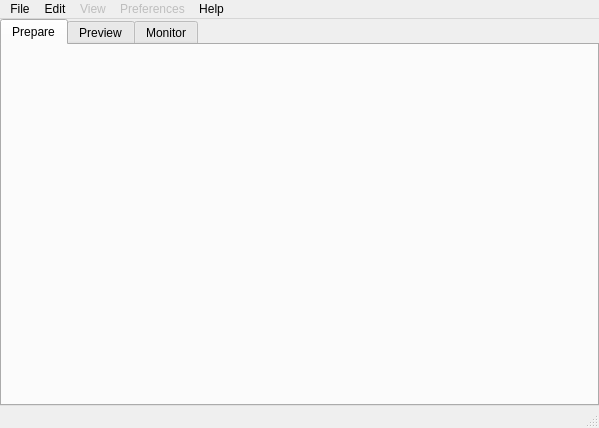
<?xml version="1.0" encoding="UTF-8"?>
<ui version="4.0">
 <class>MainWindow</class>
 <widget class="QMainWindow" name="MainWindow">
  <property name="geometry">
   <rect>
    <x>0</x>
    <y>0</y>
    <width>599</width>
    <height>428</height>
   </rect>
  </property>
  <property name="windowTitle">
   <string>MainWindow</string>
  </property>
  <widget class="QWidget" name="centralwidget">
   <layout class="QHBoxLayout" name="horizontalLayout">
    <property name="spacing">
     <number>0</number>
    </property>
    <property name="leftMargin">
     <number>0</number>
    </property>
    <property name="topMargin">
     <number>0</number>
    </property>
    <property name="rightMargin">
     <number>0</number>
    </property>
    <property name="bottomMargin">
     <number>0</number>
    </property>
    <item>
     <widget class="QTabWidget" name="tabWidget">
      <property name="currentIndex">
       <number>0</number>
      </property>
      <widget class="QWidget" name="prepareTab">
       <attribute name="title">
        <string>Prepare</string>
       </attribute>
       <layout class="QVBoxLayout" name="verticalLayout">
        <item>
         <widget class="PrepareTab" name="prepareTabWidget" native="true"/>
        </item>
       </layout>
      </widget>
      <widget class="QWidget" name="previewTab">
       <attribute name="title">
        <string>Preview</string>
       </attribute>
      </widget>
      <widget class="QWidget" name="monitorTab">
       <attribute name="title">
        <string>Monitor</string>
       </attribute>
      </widget>
     </widget>
    </item>
   </layout>
  </widget>
  <widget class="QMenuBar" name="menubar">
   <property name="geometry">
    <rect>
     <x>0</x>
     <y>0</y>
     <width>599</width>
     <height>22</height>
    </rect>
   </property>
   <widget class="QMenu" name="menuFile">
    <property name="title">
     <string>File</string>
    </property>
    <addaction name="actionImport"/>
    <addaction name="actionExport"/>
    <addaction name="actionQuit"/>
   </widget>
   <widget class="QMenu" name="menuEdit">
    <property name="title">
     <string>Edit</string>
    </property>
    <addaction name="actionUndo"/>
    <addaction name="actionRedo"/>
    <addaction name="separator"/>
    <addaction name="actionCut"/>
    <addaction name="actionCopy"/>
    <addaction name="actionPaste"/>
   </widget>
   <widget class="QMenu" name="menuView">
    <property name="enabled">
     <bool>false</bool>
    </property>
    <property name="title">
     <string>View</string>
    </property>
   </widget>
   <widget class="QMenu" name="menuPreferences">
    <property name="enabled">
     <bool>false</bool>
    </property>
    <property name="title">
     <string>Preferences</string>
    </property>
   </widget>
   <widget class="QMenu" name="menuHelp">
    <property name="title">
     <string>Help</string>
    </property>
    <addaction name="actionSetupWizard"/>
    <addaction name="actionAbout"/>
   </widget>
   <addaction name="menuFile"/>
   <addaction name="menuEdit"/>
   <addaction name="menuView"/>
   <addaction name="menuPreferences"/>
   <addaction name="menuHelp"/>
  </widget>
  <widget class="QStatusBar" name="statusbar"/>
  <action name="actionImport">
   <property name="text">
    <string>Import</string>
   </property>
  </action>
  <action name="actionExport">
   <property name="enabled">
    <bool>false</bool>
   </property>
   <property name="text">
    <string>Export</string>
   </property>
  </action>
  <action name="actionQuit">
   <property name="text">
    <string>Quit</string>
   </property>
  </action>
  <action name="actionUndo">
   <property name="enabled">
    <bool>false</bool>
   </property>
   <property name="text">
    <string>Undo</string>
   </property>
  </action>
  <action name="actionRedo">
   <property name="enabled">
    <bool>false</bool>
   </property>
   <property name="text">
    <string>Redo</string>
   </property>
  </action>
  <action name="actionCut">
   <property name="enabled">
    <bool>false</bool>
   </property>
   <property name="text">
    <string>Cut</string>
   </property>
  </action>
  <action name="actionCopy">
   <property name="enabled">
    <bool>false</bool>
   </property>
   <property name="text">
    <string>Copy</string>
   </property>
  </action>
  <action name="actionPaste">
   <property name="enabled">
    <bool>false</bool>
   </property>
   <property name="text">
    <string>Paste</string>
   </property>
  </action>
  <action name="actionSetupWizard">
   <property name="enabled">
    <bool>true</bool>
   </property>
   <property name="text">
    <string>Setup Wizard</string>
   </property>
  </action>
  <action name="actionAbout">
   <property name="text">
    <string>About</string>
   </property>
  </action>
 </widget>
 <customwidgets>
  <customwidget>
   <class>PrepareTab</class>
   <extends>QWidget</extends>
   <header>preparetab.h</header>
   <container>1</container>
  </customwidget>
 </customwidgets>
 <resources/>
 <connections/>
</ui>
